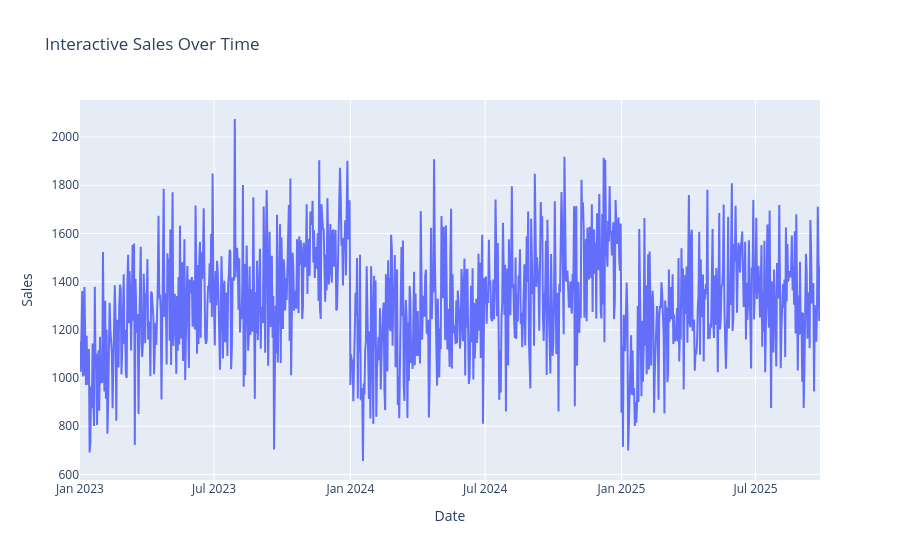

The notebook cell saved with this chart:
### Markdown cell above
### Interactive Visualization Techniques

**Interactive features to implement:**
1. Hover information
2. Zoom and pan capabilities
3. Filtering and selection
4. Animation and transitions

### Code cell
# TODO: Create interactive visualizations

# Create interactive plotly visualizations
if PLOTLY_AVAILABLE:
    fig = px.line(df, x='date', y='sales', title='Interactive Sales Over Time')
    fig.update_layout(
        xaxis_title="Date",
        yaxis_title="Sales",
        hovermode='x unified'
    )
    fig.show()
else:
    print("Interactive plotly visualization not available - using matplotlib instead")
    plt.figure(figsize=(12, 6))
    plt.plot(df['date'], df['sales'])
    plt.title('Sales Over Time')
    plt.xlabel('Date')
    plt.ylabel('Sales ($)')
    plt.xticks(rotation=45)
    plt.tight_layout()
    plt.show()

### Figure 1 — Plotly figure (JSON) as saved in the notebook; plotly's stock layout.template omitted (floating-point values rounded to 4 significant figures; data arrays with more than 128 entries replaced by an {"elided": "..."} marker saying what was removed)
{"data": [{"hovertemplate": "date=%{x}<br>sales=%{y}<extra></extra>", "legendgroup": "", "line": {"color": "#636efa", "dash": "solid"}, "marker": {"symbol": "circle"}, "mode": "lines", "name": "", "orientation": "v", "showlegend": false, "type": "scatter", "x": {"elided": "1000 str values"}, "xaxis": "x", "y": {"elided": "1000 float values"}, "yaxis": "y"}], "layout": {"hovermode": "x unified", "legend": {"tracegroupgap": 0}, "title": {"text": "Interactive Sales Over Time"}, "xaxis": {"anchor": "y", "domain": [0, 1], "title": {"text": "Date"}}, "yaxis": {"anchor": "x", "domain": [0, 1], "title": {"text": "Sales"}}}}
